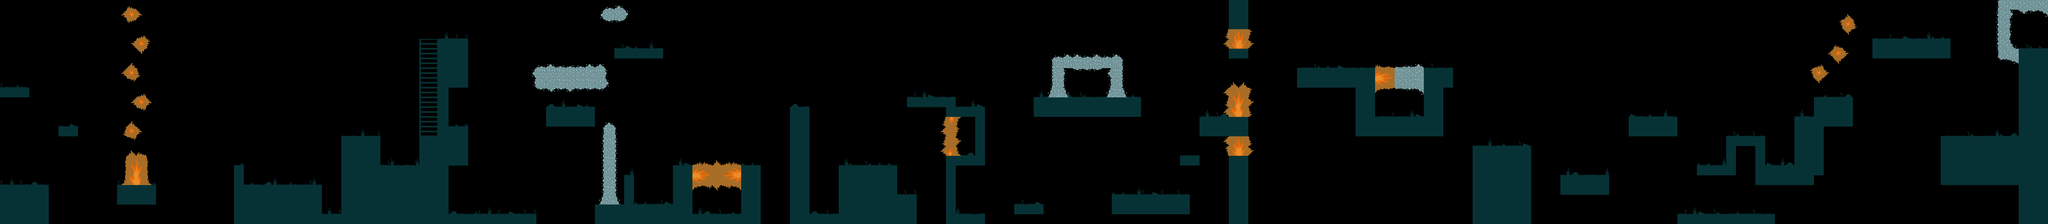

Rendered tile map (Tiled .tmx) drawn with the repository's tilesets; below, a short description and the map source with its tile grids summarised:
An orthogonal 210x23 tile map with 32x32 px tiles, 2 tile layers (Tiles, TilesElement) and 153 objects (61x Solid, 26x PowerScore, 24x Element, 10x DynamicEnemy, 7x StaticEnemy, ...).

<map version="1.0" orientation="orthogonal" renderorder="right-down" width="210" height="23" tilewidth="32" tileheight="32" nextobjectid="318">
 <tileset firstgid="1" name="tileset" tilewidth="32" tileheight="32" spacing="1">
  <image source="../set/tileset.png" width="264" height="198" />
 </tileset>
 <layer name="Tiles" width="210" height="23">
  <data>[4830 cells, 973 non-empty, 15 distinct tile ids]</data>
 </layer>
 <objectgroup color="#707073" name="CollisionTile">
  <object id="68" name="Solid" x="0" y="608" width="160" height="128" />
  <object id="69" name="Solid" x="384" y="608" width="128" height="64" />
  <object id="73" name="Solid" x="768" y="608" width="288" height="128" />
  <object id="74" name="Solid" x="768" y="544" width="32" height="64" />
  <object id="75" name="Solid" x="1120" y="448" width="128" height="96" />
  <object id="82" name="Solid" x="1376" y="448" width="160" height="96" />
  <object id="84" name="Climb" x="1376" y="128" width="64" height="320" />
  <object id="85" name="Element" x="416" y="512" width="64" height="96">
   <properties>
    <property name="magicState" value="FIRE" />
   </properties>
  </object>
  <object id="87" name="Solid" x="192" y="416" width="64" height="32" />
  <object id="91" name="Solid" x="1056" y="704" width="64" height="32" />
  <object id="92" name="Solid" x="1440" y="128" width="96" height="160" />
  <object id="93" name="Solid" x="1440" y="288" width="32" height="160" />
  <object id="94" name="Solid" x="1472" y="416" width="64" height="32" />
  <object id="98" name="Element" x="1760" y="224" width="224" height="64">
   <properties>
    <property name="magicState" value="ICE" />
   </properties>
  </object>
  <object id="100" name="Solid" x="1792" y="352" width="160" height="64" />
  <object id="111" name="Solid" x="2016" y="160" width="160" height="32" />
  <object id="113" name="Solid" x="1952" y="672" width="320" height="64" />
  <object id="114" name="Solid" x="2208" y="544" width="64" height="128" />
  <object id="117" name="Solid" x="2048" y="576" width="32" height="96" />
  <object id="118" name="Solid" x="2272" y="704" width="128" />
  <object id="119" name="Solid" x="2272" y="704" width="224" height="32" />
  <object id="120" name="Solid" x="2432" y="544" width="64" height="160" />
  <object id="121" name="Element" x="1984" y="416" width="32" height="256">
   <properties>
    <property name="magicState" value="ICE" />
   </properties>
  </object>
  <object id="125" name="Element" x="2272" y="544" width="160" height="64">
   <properties>
    <property name="magicState" value="FIRE" />
   </properties>
  </object>
  <object id="143" name="Solid" x="1120" y="704" width="640" height="32" />
  <object id="144" name="Solid" x="1120" y="544" width="352" height="160" />
  <object id="149" name="Solid" x="2592" y="352" width="64" height="384" />
  <object id="150" name="Solid" x="2752" y="544" width="192" height="192" />
  <object id="151" name="Solid" x="2944" y="640" width="64" height="96" />
  <object id="152" name="Solid" x="2976" y="320" width="160" height="32" />
  <object id="154" name="Solid" x="3104" y="352" width="128" height="32" />
  <object id="155" name="Solid" x="3200" y="384" width="32" height="160" />
  <object id="158" name="Solid" x="3104" y="512" width="96" height="32" />
  <object id="159" name="Solid" x="2656" y="704" width="96" height="32" />
  <object id="167" name="Solid" x="3328" y="672" width="96" height="32" />
  <object id="168" name="Solid" x="3392" y="320" width="352" height="64" />
  <object id="170" name="Solid" x="3648" y="640" width="256" height="64" />
  <object id="171" name="Element" x="3104" y="384" width="32" height="128">
   <properties>
    <property name="magicState" value="FIRE" />
   </properties>
  </object>
  <object id="175" name="Element" x="3456" y="192" width="32" height="128">
   <properties>
    <property name="magicState" value="ICE" />
   </properties>
  </object>
  <object id="176" name="Element" x="3648" y="192" width="32" height="128">
   <properties>
    <property name="magicState" value="ICE" />
   </properties>
  </object>
  <object id="177" name="Element" x="3488" y="192" width="160" height="32">
   <properties>
    <property name="magicState" value="ICE" />
   </properties>
  </object>
  <object id="180" name="Solid" x="3936" y="384" width="160" height="64" />
  <object id="181" name="Solid" x="4032" y="160" width="64" height="32" />
  <object id="184" name="Solid" x="4032" y="512" width="64" height="256" />
  <object id="185" name="Element" x="4032" y="96" width="64" height="64">
   <properties>
    <property name="magicState" value="FIRE" />
   </properties>
  </object>
  <object id="186" name="Element" x="4032" y="288" width="64" height="96">
   <properties>
    <property name="magicState" value="FIRE" />
   </properties>
  </object>
  <object id="188" name="Element" x="4032" y="448" width="64" height="64">
   <properties>
    <property name="magicState" value="FIRE" />
   </properties>
  </object>
  <object id="191" name="Solid" x="4256" y="224" width="256" height="64" />
  <object id="193" name="Solid" x="4448" y="288" width="64" height="160" />
  <object id="194" name="Solid" x="4512" y="384" width="224" height="64" />
  <object id="195" name="Solid" x="4672" y="224" width="96" height="64" />
  <object id="197" name="Solid" x="4672" y="288" width="64" height="96" />
  <object id="200" name="Solid" x="4832" y="480" width="192" height="288" />
  <object id="202" name="Element" x="4512" y="224" width="64" height="64">
   <properties>
    <property name="magicState" value="FIRE" />
   </properties>
  </object>
  <object id="203" name="Element" x="4576" y="224" width="96" height="64">
   <properties>
    <property name="magicState" value="ICE" />
   </properties>
  </object>
  <object id="207" name="Solid" x="5120" y="576" width="160" height="64" />
  <object id="209" name="Solid" x="5344" y="384" width="160" height="64" />
  <object id="210" name="Solid" x="5504" y="704" width="320" height="32" />
  <object id="212" name="Solid" x="5888" y="384" width="96" height="160" />
  <object id="213" name="Solid" x="5664" y="448" width="128" height="32" />
  <object id="214" name="Solid" x="5664" y="480" width="32" height="96" />
  </objectgroup>
 <objectgroup color="#a40002" name="Enemies">
  <properties>
   <property name="magicState" value="ICE" />
  </properties>
  <!-- 67 objects omitted --></objectgroup>
 <objectgroup color="#7d5e2b" name="WoodenLogs">
  <!-- 45 objects omitted --></objectgroup>
 <layer name="TilesElement" width="210" height="23">
  <data>[4830 cells, 236 non-empty, 27 distinct tile ids]</data>
 </layer>
 <objectgroup color="#2413a4" name="Powerups">
  <!-- 43 objects omitted --></objectgroup>
 <objectgroup color="#a42a8a" name="SpawnFinish">
  <!-- 2 objects omitted --></objectgroup>
</map>
<!-- 92 of 153 objects omitted -->
